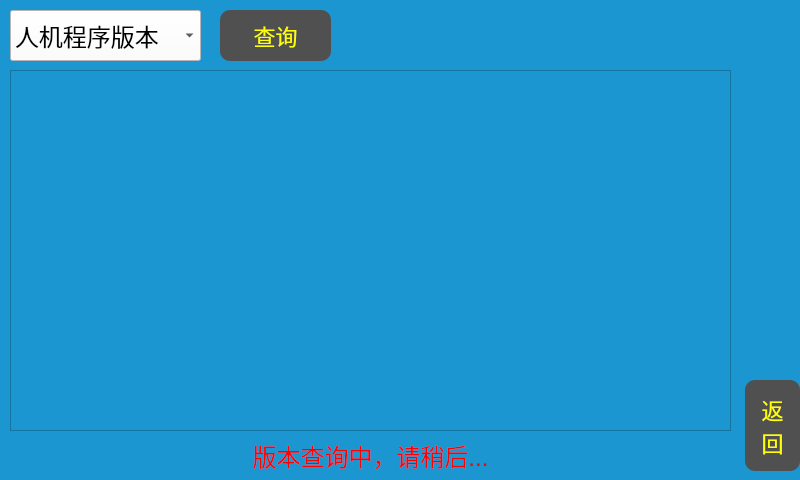
<?xml version="1.0" encoding="UTF-8"?>
<ui version="4.0">
 <class>VersionQuery</class>
 <widget class="QDialog" name="VersionQuery">
  <property name="geometry">
   <rect>
    <x>0</x>
    <y>0</y>
    <width>800</width>
    <height>480</height>
   </rect>
  </property>
  <property name="windowTitle">
   <string>Dialog</string>
  </property>
  <property name="styleSheet">
   <string notr="true">QWidget{
font-size:24px;
background-color: rgb(27, 150, 208);
}
QLabel{
color:white;
}
QPushButton{
border-radius:10;
background-color: rgb(80, 80, 80);
font-size:22px;
color:rgb(255, 255, 0);
}
QPushButton::pressed{
background-color: rgb(120, 120, 120);
}</string>
  </property>
  <widget class="QPushButton" name="btn_query">
   <property name="geometry">
    <rect>
     <x>220</x>
     <y>10</y>
     <width>111</width>
     <height>51</height>
    </rect>
   </property>
   <property name="text">
    <string>查询</string>
   </property>
  </widget>
  <widget class="QPushButton" name="btn_back">
   <property name="geometry">
    <rect>
     <x>745</x>
     <y>380</y>
     <width>55</width>
     <height>91</height>
    </rect>
   </property>
   <property name="text">
    <string>返
回</string>
   </property>
  </widget>
  <widget class="QComboBox" name="comboBox">
   <property name="geometry">
    <rect>
     <x>10</x>
     <y>10</y>
     <width>191</width>
     <height>51</height>
    </rect>
   </property>
   <property name="styleSheet">
    <string notr="true">QComboBox QAbstractItemView::item { 
background-color:white;
min-height: 40px;
min-width: 60px;
}
QComboBox {
background-color:white;
combobox-popup: 0;
min-height: 40px; 
min-width: 60px;
}
QListView::item:selected{ 
color:white;
background-color:#4d93fd;
} 
</string>
   </property>
   <item>
    <property name="text">
     <string>人机程序版本</string>
    </property>
   </item>
   <item>
    <property name="text">
     <string>选针器驱动板</string>
    </property>
   </item>
   <item>
    <property name="text">
     <string>气阀驱动板</string>
    </property>
   </item>
   <item>
    <property name="text">
     <string>电机驱动板</string>
    </property>
   </item>
   <item>
    <property name="text">
     <string>主控板</string>
    </property>
   </item>
  </widget>
  <widget class="QTableWidget" name="tableWidget">
   <property name="geometry">
    <rect>
     <x>10</x>
     <y>70</y>
     <width>721</width>
     <height>361</height>
    </rect>
   </property>
   <property name="font">
    <font>
     <pointsize>-1</pointsize>
    </font>
   </property>
   <property name="toolTip">
    <string>1</string>
   </property>
   <property name="styleSheet">
    <string notr="true"/>
   </property>
   <property name="alternatingRowColors">
    <bool>true</bool>
   </property>
   <property name="columnCount">
    <number>0</number>
   </property>
  </widget>
  <widget class="QLabel" name="label_tips">
   <property name="geometry">
    <rect>
     <x>10</x>
     <y>440</y>
     <width>721</width>
     <height>31</height>
    </rect>
   </property>
   <property name="styleSheet">
    <string notr="true">color:red;</string>
   </property>
   <property name="text">
    <string>版本查询中，请稍后...</string>
   </property>
   <property name="alignment">
    <set>Qt::AlignCenter</set>
   </property>
  </widget>
 </widget>
 <resources/>
 <connections/>
</ui>
